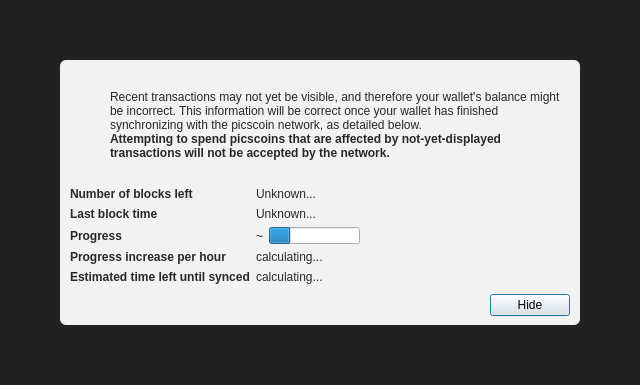
<?xml version="1.0" encoding="UTF-8"?>
<ui version="4.0">
 <class>ModalOverlay</class>
 <widget class="ModalOverlay" name="ModalOverlay">
  <property name="geometry">
   <rect>
    <x>0</x>
    <y>0</y>
    <width>640</width>
    <height>385</height>
   </rect>
  </property>
  <property name="windowTitle">
   <string>Form</string>
  </property>
  <layout class="QVBoxLayout" name="verticalLayout" stretch="0">
   <property name="sizeConstraint">
    <enum>QLayout::SetDefaultConstraint</enum>
   </property>
   <property name="leftMargin">
    <number>0</number>
   </property>
   <property name="topMargin">
    <number>0</number>
   </property>
   <property name="rightMargin">
    <number>0</number>
   </property>
   <property name="bottomMargin">
    <number>0</number>
   </property>
   <item>
    <widget class="QWidget" name="bgWidget" native="true">
     <property name="styleSheet">
      <string notr="true">#bgWidget { background: rgba(0,0,0,220); }</string>
     </property>
     <layout class="QVBoxLayout" name="verticalLayoutMain" stretch="1">
      <property name="leftMargin">
       <number>60</number>
      </property>
      <property name="topMargin">
       <number>60</number>
      </property>
      <property name="rightMargin">
       <number>60</number>
      </property>
      <property name="bottomMargin">
       <number>60</number>
      </property>
      <item>
       <widget class="QWidget" name="contentWidget" native="true">
        <property name="styleSheet">
         <string notr="true">#contentWidget { background: rgba(255,255,255,240); border-radius: 6px; }

QLabel { color: rgb(40,40,40);  }</string>
        </property>
        <layout class="QVBoxLayout" name="verticalLayoutSub" stretch="1,0,0,0">
         <property name="spacing">
          <number>0</number>
         </property>
         <property name="leftMargin">
          <number>10</number>
         </property>
         <property name="topMargin">
          <number>10</number>
         </property>
         <property name="rightMargin">
          <number>10</number>
         </property>
         <property name="bottomMargin">
          <number>10</number>
         </property>
         <item>
          <layout class="QHBoxLayout" name="horizontalLayoutIconText" stretch="0,1">
           <property name="topMargin">
            <number>20</number>
           </property>
           <item>
            <layout class="QVBoxLayout" name="verticalLayoutIcon">
             <property name="leftMargin">
              <number>0</number>
             </property>
             <item>
              <widget class="QPushButton" name="warningIcon">
               <property name="enabled">
                <bool>false</bool>
               </property>
               <property name="text">
                <string/>
               </property>
               <property name="icon">
                <iconset>
                 <normaloff>:/icons/warning</normaloff>
                 <disabledoff>:/icons/warning</disabledoff>:/icons/warning</iconset>
               </property>
               <property name="iconSize">
                <size>
                 <width>48</width>
                 <height>48</height>
                </size>
               </property>
               <property name="flat">
                <bool>true</bool>
               </property>
              </widget>
             </item>
             <item>
              <spacer name="verticalSpacerWarningIcon">
               <property name="orientation">
                <enum>Qt::Vertical</enum>
               </property>
               <property name="sizeHint" stdset="0">
                <size>
                 <width>20</width>
                 <height>40</height>
                </size>
               </property>
              </spacer>
             </item>
            </layout>
           </item>
           <item>
            <layout class="QVBoxLayout" name="verticalLayoutInfoText">
             <property name="leftMargin">
              <number>0</number>
             </property>
             <property name="topMargin">
              <number>0</number>
             </property>
             <item>
              <widget class="QLabel" name="infoText">
               <property name="text">
                <string>Recent transactions may not yet be visible, and therefore your wallet's balance might be incorrect. This information will be correct once your wallet has finished synchronizing with the picscoin network, as detailed below.</string>
               </property>
               <property name="textFormat">
                <enum>Qt::RichText</enum>
               </property>
               <property name="wordWrap">
                <bool>true</bool>
               </property>
              </widget>
             </item>
             <item>
              <widget class="QLabel" name="infoTextStrong">
               <property name="font">
                <font>
                 <weight>75</weight>
                 <bold>true</bold>
                </font>
               </property>
               <property name="text">
                <string>Attempting to spend picscoins that are affected by not-yet-displayed transactions will not be accepted by the network.</string>
               </property>
               <property name="textFormat">
                <enum>Qt::RichText</enum>
               </property>
               <property name="wordWrap">
                <bool>true</bool>
               </property>
              </widget>
             </item>
             <item>
              <spacer name="verticalSpacerInTextSpace">
               <property name="orientation">
                <enum>Qt::Vertical</enum>
               </property>
               <property name="sizeHint" stdset="0">
                <size>
                 <width>20</width>
                 <height>40</height>
                </size>
               </property>
              </spacer>
             </item>
            </layout>
           </item>
          </layout>
         </item>
         <item>
          <spacer name="verticalSpacerAfterText">
           <property name="orientation">
            <enum>Qt::Vertical</enum>
           </property>
           <property name="sizeHint" stdset="0">
            <size>
             <width>20</width>
             <height>40</height>
            </size>
           </property>
          </spacer>
         </item>
         <item>
          <layout class="QFormLayout" name="formLayout">
           <property name="fieldGrowthPolicy">
            <enum>QFormLayout::FieldsStayAtSizeHint</enum>
           </property>
           <property name="horizontalSpacing">
            <number>6</number>
           </property>
           <property name="verticalSpacing">
            <number>6</number>
           </property>
           <property name="topMargin">
            <number>10</number>
           </property>
           <item row="0" column="0">
            <widget class="QLabel" name="labelNumberOfBlocksLeft">
             <property name="font">
              <font>
               <weight>75</weight>
               <bold>true</bold>
              </font>
             </property>
             <property name="text">
              <string>Number of blocks left</string>
             </property>
            </widget>
           </item>
           <item row="0" column="1">
            <widget class="QLabel" name="numberOfBlocksLeft">
             <property name="text">
              <string>Unknown...</string>
             </property>
            </widget>
           </item>
           <item row="1" column="0">
            <widget class="QLabel" name="labelLastBlockTime">
             <property name="font">
              <font>
               <weight>75</weight>
               <bold>true</bold>
              </font>
             </property>
             <property name="text">
              <string>Last block time</string>
             </property>
            </widget>
           </item>
           <item row="1" column="1">
            <widget class="QLabel" name="newestBlockDate">
             <property name="sizePolicy">
              <sizepolicy hsizetype="Maximum" vsizetype="Preferred">
               <horstretch>0</horstretch>
               <verstretch>0</verstretch>
              </sizepolicy>
             </property>
             <property name="text">
              <string>Unknown...</string>
             </property>
            </widget>
           </item>
           <item row="2" column="0">
            <widget class="QLabel" name="labelSyncDone">
             <property name="font">
              <font>
               <weight>75</weight>
               <bold>true</bold>
              </font>
             </property>
             <property name="text">
              <string>Progress</string>
             </property>
            </widget>
           </item>
           <item row="2" column="1">
            <layout class="QHBoxLayout" name="horizontalLayoutSync" stretch="0,1">
             <item>
              <widget class="QLabel" name="percentageProgress">
               <property name="text">
                <string notr="true">~</string>
               </property>
              </widget>
             </item>
             <item>
              <widget class="QProgressBar" name="progressBar">
               <property name="value">
                <number>24</number>
               </property>
               <property name="format">
                <string/>
               </property>
              </widget>
             </item>
            </layout>
           </item>
           <item row="4" column="0">
            <widget class="QLabel" name="labelProgressIncrease">
             <property name="font">
              <font>
               <weight>75</weight>
               <bold>true</bold>
              </font>
             </property>
             <property name="text">
              <string>Progress increase per hour</string>
             </property>
            </widget>
           </item>
           <item row="4" column="1">
            <widget class="QLabel" name="progressIncreasePerH">
             <property name="text">
              <string>calculating...</string>
             </property>
            </widget>
           </item>
           <item row="5" column="0">
            <widget class="QLabel" name="labelEstimatedTimeLeft">
             <property name="font">
              <font>
               <weight>75</weight>
               <bold>true</bold>
              </font>
             </property>
             <property name="text">
              <string>Estimated time left until synced</string>
             </property>
            </widget>
           </item>
           <item row="5" column="1">
            <widget class="QLabel" name="expectedTimeLeft">
             <property name="text">
              <string>calculating...</string>
             </property>
            </widget>
           </item>
          </layout>
         </item>
         <item>
          <layout class="QHBoxLayout" name="horizontalLayoutButtons">
           <property name="leftMargin">
            <number>10</number>
           </property>
           <property name="topMargin">
            <number>10</number>
           </property>
           <item>
            <spacer name="horizontalSpacer">
             <property name="orientation">
              <enum>Qt::Horizontal</enum>
             </property>
             <property name="sizeHint" stdset="0">
              <size>
               <width>40</width>
               <height>20</height>
              </size>
             </property>
            </spacer>
           </item>
           <item>
            <widget class="QPushButton" name="closeButton">
             <property name="text">
              <string>Hide</string>
             </property>
             <property name="focusPolicy">
              <enum>Qt::StrongFocus</enum>
             </property>
             <property name="default">
              <bool>true</bool>
             </property>
            </widget>
           </item>
          </layout>
         </item>
        </layout>
       </widget>
      </item>
     </layout>
    </widget>
   </item>
  </layout>
 </widget>
 <customwidgets>
  <customwidget>
   <class>ModalOverlay</class>
   <extends>QWidget</extends>
   <header>qt/modaloverlay.h</header>
   <container>1</container>
  </customwidget>
 </customwidgets>
 <resources/>
 <connections/>
</ui>
